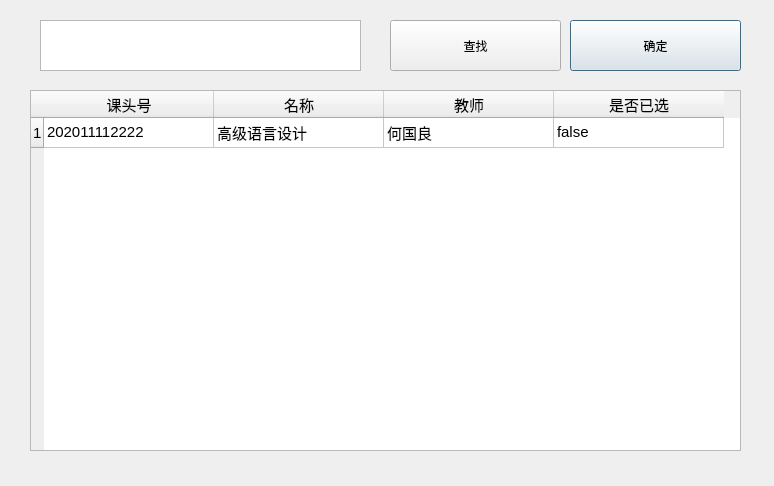
<?xml version="1.0" encoding="UTF-8"?>
<ui version="4.0">
 <class>Pickframe</class>
 <widget class="QDialog" name="Pickframe">
  <property name="geometry">
   <rect>
    <x>0</x>
    <y>0</y>
    <width>774</width>
    <height>486</height>
   </rect>
  </property>
  <property name="windowTitle">
   <string>筛选窗口</string>
  </property>
  <property name="windowIcon">
   <iconset resource="resource.qrc">
    <normaloff>:/1/skr.ico</normaloff>:/1/skr.ico</iconset>
  </property>
  <widget class="QPushButton" name="OK">
   <property name="geometry">
    <rect>
     <x>570</x>
     <y>20</y>
     <width>171</width>
     <height>51</height>
    </rect>
   </property>
   <property name="text">
    <string>确定</string>
   </property>
  </widget>
  <widget class="QPushButton" name="Button_search">
   <property name="geometry">
    <rect>
     <x>390</x>
     <y>20</y>
     <width>171</width>
     <height>51</height>
    </rect>
   </property>
   <property name="text">
    <string>查找</string>
   </property>
  </widget>
  <widget class="QTextEdit" name="searchT">
   <property name="geometry">
    <rect>
     <x>40</x>
     <y>20</y>
     <width>321</width>
     <height>51</height>
    </rect>
   </property>
   <property name="font">
    <font>
     <pointsize>11</pointsize>
    </font>
   </property>
  </widget>
  <widget class="QTableWidget" name="tableWidget">
   <property name="geometry">
    <rect>
     <x>30</x>
     <y>90</y>
     <width>711</width>
     <height>361</height>
    </rect>
   </property>
   <property name="font">
    <font>
     <pointsize>11</pointsize>
    </font>
   </property>
   <property name="autoFillBackground">
    <bool>false</bool>
   </property>
   <property name="lineWidth">
    <number>20</number>
   </property>
   <property name="sizeAdjustPolicy">
    <enum>QAbstractScrollArea::AdjustToContentsOnFirstShow</enum>
   </property>
   <property name="alternatingRowColors">
    <bool>true</bool>
   </property>
   <property name="sortingEnabled">
    <bool>true</bool>
   </property>
   <property name="cornerButtonEnabled">
    <bool>false</bool>
   </property>
   <attribute name="horizontalHeaderCascadingSectionResizes">
    <bool>true</bool>
   </attribute>
   <attribute name="horizontalHeaderMinimumSectionSize">
    <number>60</number>
   </attribute>
   <attribute name="horizontalHeaderDefaultSectionSize">
    <number>170</number>
   </attribute>
   <row>
    <property name="text">
     <string>1</string>
    </property>
   </row>
   <column>
    <property name="text">
     <string>课头号</string>
    </property>
   </column>
   <column>
    <property name="text">
     <string>名称</string>
    </property>
   </column>
   <column>
    <property name="text">
     <string>教师</string>
    </property>
   </column>
   <column>
    <property name="text">
     <string>是否已选</string>
    </property>
   </column>
   <item row="0" column="0">
    <property name="text">
     <string>202011112222</string>
    </property>
    <property name="flags">
     <set>ItemIsSelectable|ItemIsEditable|ItemIsUserCheckable|ItemIsEnabled</set>
    </property>
   </item>
   <item row="0" column="1">
    <property name="text">
     <string>高级语言设计</string>
    </property>
   </item>
   <item row="0" column="2">
    <property name="text">
     <string>何国良</string>
    </property>
   </item>
   <item row="0" column="3">
    <property name="text">
     <string>false</string>
    </property>
   </item>
  </widget>
 </widget>
 <resources>
  <include location="resource.qrc"/>
 </resources>
 <connections/>
</ui>
